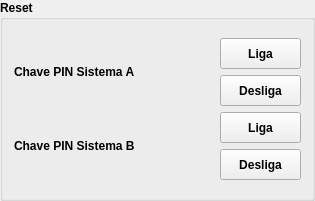
            <widget class="QGroupBox" name="groupBox_5">
             <property name="minimumSize">
              <size>
               <width>315</width>
               <height>201</height>
              </size>
             </property>
             <property name="maximumSize">
              <size>
               <width>315</width>
               <height>201</height>
              </size>
             </property>
             <property name="font">
              <font>
               <weight>75</weight>
               <bold>true</bold>
              </font>
             </property>
             <property name="title">
              <string>Reset</string>
             </property>
             <property name="flat">
              <bool>false</bool>
             </property>
             <layout class="QVBoxLayout" name="verticalLayout_80">
              <item>
               <layout class="QGridLayout" name="gridLayout_9">
                <item row="0" column="0">
                 <widget class="PyDMLabel" name="PyDMLabel_20">
                  <property name="toolTip">
                   <string/>
                  </property>
                  <property name="whatsThis">
                   <string/>
                  </property>
                  <property name="text">
                   <string>Chave PIN Sistema A</string>
                  </property>
                 </widget>
                </item>
                <item row="0" column="1">
                 <layout class="QVBoxLayout" name="verticalLayout_9">
                  <item>
                   <widget class="PyDMPushButton" name="pb_on_pin_a">
                    <property name="enabled">
                     <bool>true</bool>
                    </property>
                    <property name="minimumSize">
                     <size>
                      <width>81</width>
                      <height>31</height>
                     </size>
                    </property>
                    <property name="maximumSize">
                     <size>
                      <width>81</width>
                      <height>31</height>
                     </size>
                    </property>
                    <property name="font">
                     <font>
                      <weight>75</weight>
                      <bold>true</bold>
                     </font>
                    </property>
                    <property name="toolTip">
                     <string/>
                    </property>
                    <property name="whatsThis">
                     <string>
    Basic PushButton to send a fixed value.

    The PyDMPushButton is meant to hold a specific value, and send that value
    to a channel when it is clicked, much like the MessageButton does in EDM.
    The PyDMPushButton works in two different modes of operation, first, a
    fixed value can be given to the :attr:`.pressValue` attribute, whenever the
    button is clicked a signal containing this value will be sent to the
    connected channel. This is the default behavior of the button. However, if
    the :attr:`.relativeChange` is set to True, the fixed value will be added
    to the current value of the channel. This means that the button will
    increment a channel by a fixed amount with every click, a consistent
    relative move
    
    Parameters
    ----------
    pressValue : int, float, str
        Value to be sent when the button is clicked
    
    channel : str
        ID of channel to manipulate

    parent : QObject, optional
        Parent of PyDMPushButton

    label : str, optional
        String to place on button

    icon : QIcon, optional
        An Icon to display on the PyDMPushButton


    relative : bool, optional
        Choice to have the button peform a relative put, instead of always
        setting to an absolute value
    </string>
                    </property>
                    <property name="text">
                     <string>Liga</string>
                    </property>
                    <property name="checkable">
                     <bool>true</bool>
                    </property>
                   </widget>
                  </item>
                  <item>
                   <widget class="PyDMPushButton" name="pb_off_pin_a">
                    <property name="enabled">
                     <bool>true</bool>
                    </property>
                    <property name="minimumSize">
                     <size>
                      <width>81</width>
                      <height>31</height>
                     </size>
                    </property>
                    <property name="maximumSize">
                     <size>
                      <width>81</width>
                      <height>31</height>
                     </size>
                    </property>
                    <property name="font">
                     <font>
                      <weight>75</weight>
                      <bold>true</bold>
                     </font>
                    </property>
                    <property name="toolTip">
                     <string/>
                    </property>
                    <property name="whatsThis">
                     <string>
    Basic PushButton to send a fixed value.

    The PyDMPushButton is meant to hold a specific value, and send that value
    to a channel when it is clicked, much like the MessageButton does in EDM.
    The PyDMPushButton works in two different modes of operation, first, a
    fixed value can be given to the :attr:`.pressValue` attribute, whenever the
    button is clicked a signal containing this value will be sent to the
    connected channel. This is the default behavior of the button. However, if
    the :attr:`.relativeChange` is set to True, the fixed value will be added
    to the current value of the channel. This means that the button will
    increment a channel by a fixed amount with every click, a consistent
    relative move
    
    Parameters
    ----------
    pressValue : int, float, str
        Value to be sent when the button is clicked
    
    channel : str
        ID of channel to manipulate

    parent : QObject, optional
        Parent of PyDMPushButton

    label : str, optional
        String to place on button

    icon : QIcon, optional
        An Icon to display on the PyDMPushButton


    relative : bool, optional
        Choice to have the button peform a relative put, instead of always
        setting to an absolute value
    </string>
                    </property>
                    <property name="text">
                     <string>Desliga</string>
                    </property>
                    <property name="checkable">
                     <bool>true</bool>
                    </property>
                   </widget>
                  </item>
                 </layout>
                </item>
                <item row="1" column="0">
                 <widget class="PyDMLabel" name="PyDMLabel_21">
                  <property name="toolTip">
                   <string/>
                  </property>
                  <property name="whatsThis">
                   <string/>
                  </property>
                  <property name="text">
                   <string>Chave PIN Sistema B</string>
                  </property>
                 </widget>
                </item>
                <item row="1" column="1">
                 <layout class="QVBoxLayout" name="verticalLayout_10">
                  <item>
                   <widget class="PyDMPushButton" name="pb_on_pin_b">
                    <property name="enabled">
                     <bool>true</bool>
                    </property>
                    <property name="minimumSize">
                     <size>
                      <width>81</width>
                      <height>31</height>
                     </size>
                    </property>
                    <property name="maximumSize">
                     <size>
                      <width>81</width>
                      <height>31</height>
                     </size>
                    </property>
                    <property name="font">
                     <font>
                      <weight>75</weight>
                      <bold>true</bold>
                     </font>
                    </property>
                    <property name="toolTip">
                     <string/>
                    </property>
                    <property name="whatsThis">
                     <string>
    Basic PushButton to send a fixed value.

    The PyDMPushButton is meant to hold a specific value, and send that value
    to a channel when it is clicked, much like the MessageButton does in EDM.
    The PyDMPushButton works in two different modes of operation, first, a
    fixed value can be given to the :attr:`.pressValue` attribute, whenever the
    button is clicked a signal containing this value will be sent to the
    connected channel. This is the default behavior of the button. However, if
    the :attr:`.relativeChange` is set to True, the fixed value will be added
    to the current value of the channel. This means that the button will
    increment a channel by a fixed amount with every click, a consistent
    relative move
    
    Parameters
    ----------
    pressValue : int, float, str
        Value to be sent when the button is clicked
    
    channel : str
        ID of channel to manipulate

    parent : QObject, optional
        Parent of PyDMPushButton

    label : str, optional
        String to place on button

    icon : QIcon, optional
        An Icon to display on the PyDMPushButton


    relative : bool, optional
        Choice to have the button peform a relative put, instead of always
        setting to an absolute value
    </string>
                    </property>
                    <property name="text">
                     <string>Liga</string>
                    </property>
                    <property name="checkable">
                     <bool>true</bool>
                    </property>
                   </widget>
                  </item>
                  <item>
                   <widget class="PyDMPushButton" name="pb_off_pin_b">
                    <property name="enabled">
                     <bool>true</bool>
                    </property>
                    <property name="minimumSize">
                     <size>
                      <width>81</width>
                      <height>31</height>
                     </size>
                    </property>
                    <property name="maximumSize">
                     <size>
                      <width>81</width>
                      <height>31</height>
                     </size>
                    </property>
                    <property name="font">
                     <font>
                      <weight>75</weight>
                      <bold>true</bold>
                     </font>
                    </property>
                    <property name="toolTip">
                     <string/>
                    </property>
                    <property name="whatsThis">
                     <string>
    Basic PushButton to send a fixed value.

    The PyDMPushButton is meant to hold a specific value, and send that value
    to a channel when it is clicked, much like the MessageButton does in EDM.
    The PyDMPushButton works in two different modes of operation, first, a
    fixed value can be given to the :attr:`.pressValue` attribute, whenever the
    button is clicked a signal containing this value will be sent to the
    connected channel. This is the default behavior of the button. However, if
    the :attr:`.relativeChange` is set to True, the fixed value will be added
    to the current value of the channel. This means that the button will
    increment a channel by a fixed amount with every click, a consistent
    relative move
    
    Parameters
    ----------
    pressValue : int, float, str
        Value to be sent when the button is clicked
    
    channel : str
        ID of channel to manipulate

    parent : QObject, optional
        Parent of PyDMPushButton

    label : str, optional
        String to place on button

    icon : QIcon, optional
        An Icon to display on the PyDMPushButton


    relative : bool, optional
        Choice to have the button peform a relative put, instead of always
        setting to an absolute value
    </string>
                    </property>
                    <property name="text">
                     <string>Desliga</string>
                    </property>
                    <property name="checkable">
                     <bool>true</bool>
                    </property>
                   </widget>
                  </item>
                 </layout>
                </item>
               </layout>
              </item>
             </layout>
            </widget>
